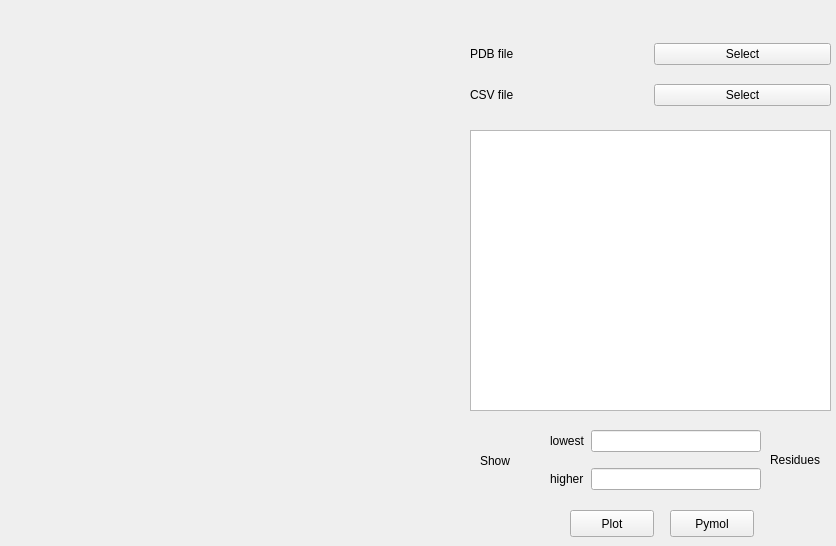
<?xml version="1.0" encoding="UTF-8"?>
<ui version="4.0">
 <class>Form</class>
 <widget class="QWidget" name="Form">
  <property name="geometry">
   <rect>
    <x>0</x>
    <y>0</y>
    <width>836</width>
    <height>546</height>
   </rect>
  </property>
  <property name="windowTitle">
   <string>Reduce results</string>
  </property>
  <widget class="QWidget" name="horizontalLayoutWidget">
   <property name="geometry">
    <rect>
     <x>20</x>
     <y>30</y>
     <width>441</width>
     <height>501</height>
    </rect>
   </property>
   <layout class="QHBoxLayout" name="horizontalLayout"/>
  </widget>
  <widget class="QWidget" name="gridLayoutWidget">
   <property name="geometry">
    <rect>
     <x>470</x>
     <y>30</y>
     <width>361</width>
     <height>91</height>
    </rect>
   </property>
   <layout class="QGridLayout" name="gridLayout">
    <item row="0" column="0">
     <widget class="QLabel" name="label">
      <property name="text">
       <string>PDB file</string>
      </property>
     </widget>
    </item>
    <item row="1" column="0">
     <widget class="QLabel" name="label_2">
      <property name="text">
       <string>CSV file</string>
      </property>
     </widget>
    </item>
    <item row="0" column="1">
     <widget class="QPushButton" name="button_pdb">
      <property name="text">
       <string>Select</string>
      </property>
     </widget>
    </item>
    <item row="1" column="1">
     <widget class="QPushButton" name="button_csv">
      <property name="text">
       <string>Select</string>
      </property>
     </widget>
    </item>
   </layout>
  </widget>
  <widget class="QPlainTextEdit" name="edit_show">
   <property name="geometry">
    <rect>
     <x>470</x>
     <y>130</y>
     <width>361</width>
     <height>281</height>
    </rect>
   </property>
  </widget>
  <widget class="QWidget" name="gridLayoutWidget_2">
   <property name="geometry">
    <rect>
     <x>550</x>
     <y>420</y>
     <width>211</width>
     <height>81</height>
    </rect>
   </property>
   <layout class="QGridLayout" name="gridLayout_2">
    <item row="1" column="1">
     <widget class="QLabel" name="label_6">
      <property name="text">
       <string>higher</string>
      </property>
     </widget>
    </item>
    <item row="1" column="2">
     <widget class="QLineEdit" name="edit_higher"/>
    </item>
    <item row="0" column="1">
     <widget class="QLabel" name="label_5">
      <property name="text">
       <string>lowest</string>
      </property>
     </widget>
    </item>
    <item row="0" column="2">
     <widget class="QLineEdit" name="edit_lowest"/>
    </item>
   </layout>
  </widget>
  <widget class="QWidget" name="verticalLayoutWidget">
   <property name="geometry">
    <rect>
     <x>480</x>
     <y>420</y>
     <width>65</width>
     <height>81</height>
    </rect>
   </property>
   <layout class="QVBoxLayout" name="verticalLayout">
    <item>
     <widget class="QLabel" name="label_3">
      <property name="text">
       <string>Show</string>
      </property>
     </widget>
    </item>
   </layout>
  </widget>
  <widget class="QWidget" name="verticalLayoutWidget_2">
   <property name="geometry">
    <rect>
     <x>770</x>
     <y>420</y>
     <width>65</width>
     <height>80</height>
    </rect>
   </property>
   <layout class="QVBoxLayout" name="verticalLayout_2">
    <item>
     <widget class="QLabel" name="label_4">
      <property name="text">
       <string>Residues</string>
      </property>
     </widget>
    </item>
   </layout>
  </widget>
  <widget class="QPushButton" name="button_plot">
   <property name="geometry">
    <rect>
     <x>570</x>
     <y>510</y>
     <width>84</width>
     <height>27</height>
    </rect>
   </property>
   <property name="text">
    <string>Plot</string>
   </property>
  </widget>
  <widget class="QPushButton" name="button_pymol">
   <property name="geometry">
    <rect>
     <x>670</x>
     <y>510</y>
     <width>84</width>
     <height>27</height>
    </rect>
   </property>
   <property name="text">
    <string>Pymol</string>
   </property>
  </widget>
 </widget>
 <resources/>
 <connections/>
</ui>
